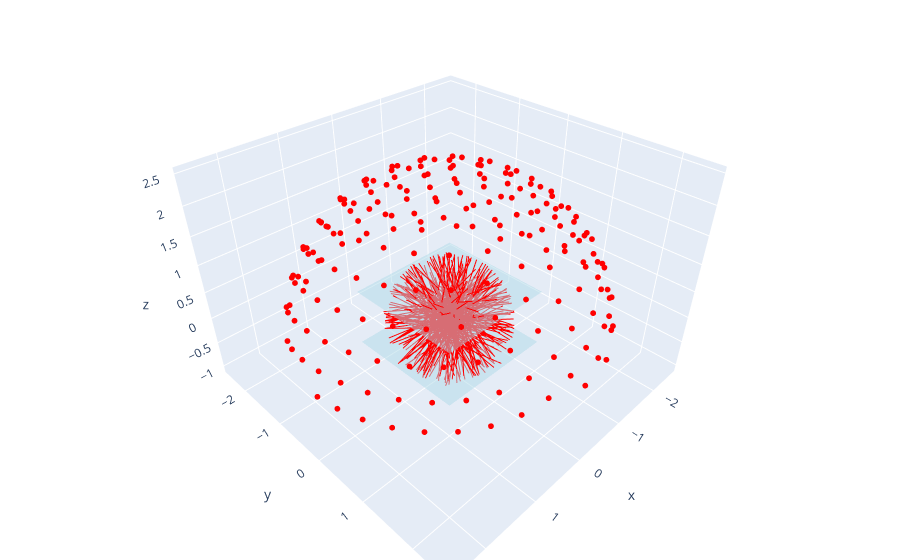

This figure's notebook cell:
### Markdown cell above
And here we show samples for one ray from each of those 20 cameras, with the rendering volume shown as well:

### Code cell
t_values = np.linspace(data["Near"], data["Far"], 64)

def sample_along_ray(origins, directions):
    return origins[..., None, :] + t_values[:, None] * directions[..., None, :]

fig = go.Figure()
W, H = image.size
for i in range(0, 199):
    M = extract_camera_matrix(data, i, image.size)
    origins, directions = calculate_rays(M, image.size)
    i = np.random.randint(0, W)
    j = np.random.randint(0, H)
    T = origins[i, j, :]
    D = directions[i, j, :]
    samples = sample_along_ray(T, D)

    # Adding line segments for each ray
    fig.add_trace(
        go.Scatter3d(
            x=samples[:, 0],
            y=samples[:, 1],
            z=samples[:, 2],
            mode="lines",
            line=dict(color="red"),
        )
    )
    fig.add_trace(
        go.Scatter3d(
            x=[T[0].item()],
            y=[T[1].item()],
            z=[T[2].item()],
            mode="markers",
            marker=dict(color="red", size=2),
        )
    )

# add a cuboid from -1 to 1 in x and y, and 0 to 0.5 in z:
fig.add_trace(
    go.Mesh3d(
        x=[-1, 1, 1, -1, -1, 1, 1, -1],
        y=[-1, -1, 1, 1, -1, -1, 1, 1],
        z=[-0.5, -0.5, -0.5, -0.5, 0.5, 0.5, 0.5, 0.5],
        i=[0, 0, 4, 4],
        j=[1, 2, 5, 6],
        k=[2, 3, 6, 7],
        opacity=0.5,
        color="lightblue",
    )
)

fig.update_layout(showlegend=False, margin=dict(l=0, r=0, b=0, t=0))
fig.show()
